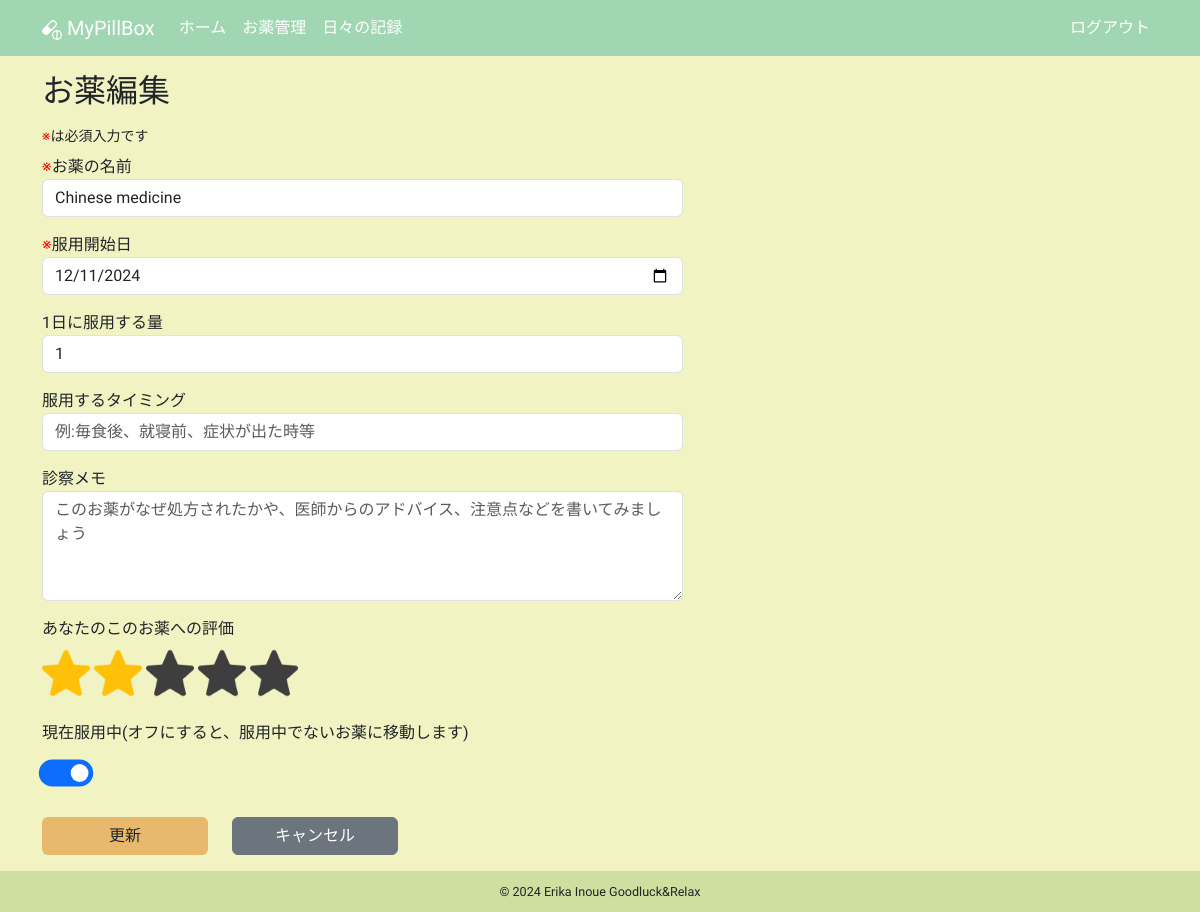
/edit_medicine/39 (signed in), run on an earlier commit of the app's database.
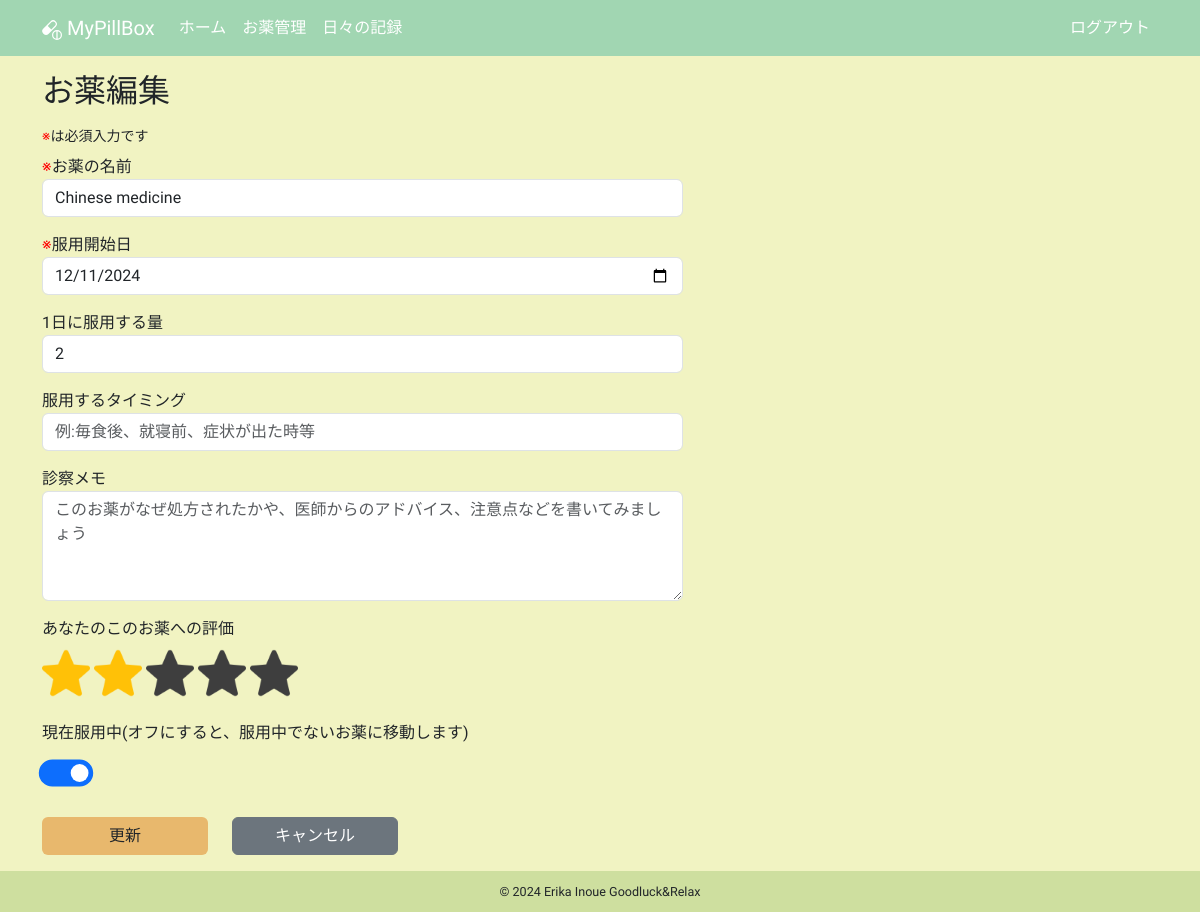
And on a later commit of the database.
### app/models.py (models this page shows, shortened)
class Medicine(db.Model):
    __tablename__ = "medicines"
    id: so.Mapped[int] = so.mapped_column(primary_key=True)
    name: so.Mapped[str] = so.mapped_column(sa.String(100))
    taking_start_date: so.Mapped[datetime.date] = so.mapped_column(sa.Date)
    dose_per_day: so.Mapped[Optional[float]]
    taking_timing: so.Mapped[Optional[str]] = so.mapped_column(sa.String(100))
    memo: so.Mapped[Optional[str]] = so.mapped_column(sa.Text)
    rating: so.Mapped[Optional[int]] = so.mapped_column(default=0)
    is_active: so.Mapped[bool] = so.mapped_column(sa.Boolean)
    taking_unit: so.Mapped[str] = so.mapped_column(sa.String(10))
    user_id: so.Mapped[int] = so.mapped_column(sa.ForeignKey(User.id))
    user: so.Mapped[User] = so.relationship(back_populates="medicines")
    daily_log_details: so.Mapped[list["DailyLogDetail"]] = so.relationship(
        cascade="all, delete-orphan", back_populates="medicine"
    )

### app/routes.py (the view)
@app.route("/edit_medicine/<int:medicine_id>", methods=["GET", "POST"])
@login_required
def edit_medicine(medicine_id):
    title = _("お薬編集")
    medicine = db.session.get(Medicine, medicine_id)
    if medicine is None or medicine.user_id != current_user.id:
        abort(404)
    form = EditMedicineForm()
    if form.validate_on_submit():
        medicine.name = form.name.data
        medicine.taking_start_date = form.taking_start_date.data
        medicine.dose_per_day = form.dose_per_day.data
        medicine.taking_timing = form.taking_timing.data
        medicine.memo = form.memo.data
        medicine.rating = form.rating.data
        medicine.is_active = form.is_active.data
        db.session.commit()
        flash(
            _(
                "お薬「%(medicine_name)s」の情報を更新しました",
                medicine_name=medicine.name,
            )
        )
        return redirect(url_for("medicine_detail", medicine_id=medicine.id))
    elif request.method == "GET":
        form.name.data = medicine.name
        form.taking_start_date.data = medicine.taking_start_date
        form.dose_per_day.data = (
            int(medicine.dose_per_day)
            if medicine.dose_per_day and medicine.dose_per_day.is_integer()
            else medicine.dose_per_day
        )
        form.taking_timing.data = medicine.taking_timing
        form.memo.data = medicine.memo
        form.rating.data = medicine.rating
        form.is_active.data = medicine.is_active
    return render_template(
        "edit_medicine.html", medicine=medicine, form=form, title=title
    )

### app/forms.py
class EditMedicineForm(FlaskForm):
    name = StringField(
        _l("お薬の名前"),
        validators=[
            DataRequired(message=_l("お薬の名前は必須入力です")),
            Length(max=100),
        ],
        render_kw={"placeholder": _l("例:デパス0.5mg")},
    )
    taking_start_date = DateField(
        _l("服用開始日"),
        format="%Y-%m-%d",
        validators=[DataRequired(message=_l("服用開始日は必須入力です"))],
    )
    dose_per_day = MyFloatField(
        _l("1日に服用する量"),
        render_kw={"placeholder": _l("例:1　(2.5のように小数点の記入も可能です)")},
    )
    taking_timing = StringField(
        _l("服用するタイミング"),
        validators=[Length(max=100)],
        render_kw={"placeholder": _l("例:毎食後、就寝前、症状が出た時等")},
    )
    memo = TextAreaField(
        _l("診察メモ"),
        render_kw={
            "placeholder": _l(
                "このお薬がなぜ処方されたかや、医師からのアドバイス、注意点などを書いてみましょう"
            ),
            "rows": "4",
        },
    )
    rating = HiddenField(_l("あなたのこのお薬への評価"))
    is_active = BooleanField(
        _l("現在服用中(オフにすると、服用中でないお薬に移動します)"),
        render_kw={"role": "switch"},
    )
    submit = SubmitField(_l("更新"))

### app/__init__.py (called while the page is built)
def get_locale():
    return request.accept_languages.best_match(app.config["LANGUAGES"])

### app/templates/edit_medicine.html (shortened to what this page needs)
{% extends "base.html" %}
{% block content %}
  <h2 class="mb-3">{{ _("お薬編集") }}</h2>
  <small class="d-block mb-2"><span class="red">※</span>{{ _("は必須入力です") }}</small>
  <form action="" method="post" novalidate>
    <div class="row">
      <div class="col-12 col-lg-7 mb-3">
        <span class="red">※</span>{{ form.name.label }}
        {{ form.name(class="form-control" + (" is-invalid" if form.name.errors else "") ) }}
      </div>
      <div class="col-12 col-lg-7 mb-3">
        <span class="red">※</span>{{ form.taking_start_date.label }}
        {{ form.taking_start_date(class="form-control" + (" is-invalid" if form.taking_start_date.errors else "") ) }}
      </div>
      <div class="col-12 col-lg-7 mb-3">
        {{ form.dose_per_day.label }}
        {{ form.dose_per_day(class="form-control" + (" is-invalid" if form.dose_per_day.errors else "") ) }}
      </div>
      <div class="col-12 col-lg-7 mb-3">
        {{ form.taking_timing.label }}
        {{ form.taking_timing(class="form-control") }}
      </div>
      <div class="col-12 col-lg-7 mb-3">
        {{ form.memo.label }}
        {{ form.memo(class="form-control") }}
      </div>
      <div class="col-12 col-lg-7 mb-3">
        {{ form.rating.label }}
        <br>
        {% for i in range(1, 6) %}
          {% if form.rating.data|int >= i %}
            <img src="{{ url_for('static', filename='images/star_on.png') }}"
                 id="{{ i }}"
                 class="star star-rating rating-checked my-2"
                 onclick="medicineStarRate(this)"
                 alt="star">
          {% else %}
            <img src="{{ url_for('static', filename='images/star_on.png') }}"
                 id="{{ i }}"
                 class="star star-rating my-2"
                 onclick="medicineStarRate(this)"
                 alt="star">
          {% endif %}
        {% endfor %}
      </div>
      <div class="col-12 col-lg-7 mb-3">
        {{ form.is_active.label }}
        <div class="form-check form-switch my-3 mx-2">{{ form.is_active(class="form-check-input") }}</div>
      </div>
    </div>
    <div class="row mb-3">
      <div class="col-5 col-lg-2">{{ form.submit(class="btn btn-custom w-100") }}</div>
      <div class="col-5 col-lg-2">
        <a href="{{ url_for('medicine_detail', medicine_id=medicine.id) }}"
           class="btn btn-secondary w-100">{{ _("キャンセル") }}</a>
      </div>
    </div>
  </form>
{% endblock content %}

What changed in the data, as far as the page shows it:
changed Medicine "Chinese medicine": dose_per_day "1" → "2"
